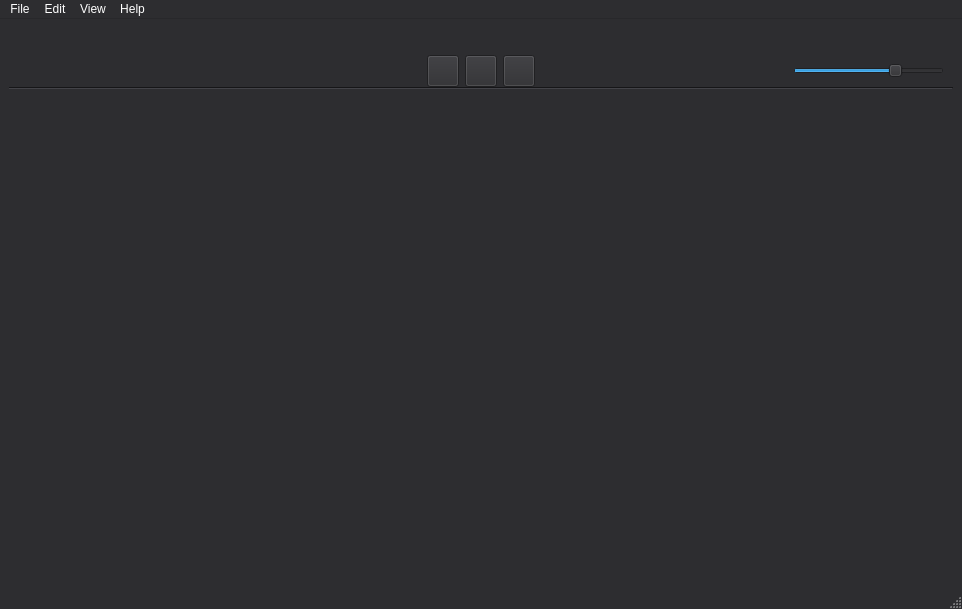
<?xml version="1.0" encoding="UTF-8"?>
<ui version="4.0">
 <class>MainWindow</class>
 <widget class="QMainWindow" name="MainWindow">
  <property name="geometry">
   <rect>
    <x>0</x>
    <y>0</y>
    <width>962</width>
    <height>609</height>
   </rect>
  </property>
  <property name="palette">
   <palette>
    <active>
     <colorrole role="WindowText">
      <brush brushstyle="SolidPattern">
       <color alpha="255">
        <red>255</red>
        <green>255</green>
        <blue>255</blue>
       </color>
      </brush>
     </colorrole>
     <colorrole role="Button">
      <brush brushstyle="SolidPattern">
       <color alpha="255">
        <red>45</red>
        <green>45</green>
        <blue>48</blue>
       </color>
      </brush>
     </colorrole>
     <colorrole role="Light">
      <brush brushstyle="SolidPattern">
       <color alpha="255">
        <red>67</red>
        <green>67</green>
        <blue>72</blue>
       </color>
      </brush>
     </colorrole>
     <colorrole role="Midlight">
      <brush brushstyle="SolidPattern">
       <color alpha="255">
        <red>56</red>
        <green>56</green>
        <blue>60</blue>
       </color>
      </brush>
     </colorrole>
     <colorrole role="Dark">
      <brush brushstyle="SolidPattern">
       <color alpha="255">
        <red>22</red>
        <green>22</green>
        <blue>24</blue>
       </color>
      </brush>
     </colorrole>
     <colorrole role="Mid">
      <brush brushstyle="SolidPattern">
       <color alpha="255">
        <red>30</red>
        <green>30</green>
        <blue>32</blue>
       </color>
      </brush>
     </colorrole>
     <colorrole role="Text">
      <brush brushstyle="SolidPattern">
       <color alpha="255">
        <red>255</red>
        <green>255</green>
        <blue>255</blue>
       </color>
      </brush>
     </colorrole>
     <colorrole role="BrightText">
      <brush brushstyle="SolidPattern">
       <color alpha="255">
        <red>255</red>
        <green>255</green>
        <blue>255</blue>
       </color>
      </brush>
     </colorrole>
     <colorrole role="ButtonText">
      <brush brushstyle="SolidPattern">
       <color alpha="255">
        <red>255</red>
        <green>255</green>
        <blue>255</blue>
       </color>
      </brush>
     </colorrole>
     <colorrole role="Base">
      <brush brushstyle="SolidPattern">
       <color alpha="255">
        <red>0</red>
        <green>0</green>
        <blue>0</blue>
       </color>
      </brush>
     </colorrole>
     <colorrole role="Window">
      <brush brushstyle="SolidPattern">
       <color alpha="255">
        <red>45</red>
        <green>45</green>
        <blue>48</blue>
       </color>
      </brush>
     </colorrole>
     <colorrole role="Shadow">
      <brush brushstyle="SolidPattern">
       <color alpha="255">
        <red>0</red>
        <green>0</green>
        <blue>0</blue>
       </color>
      </brush>
     </colorrole>
     <colorrole role="AlternateBase">
      <brush brushstyle="SolidPattern">
       <color alpha="255">
        <red>22</red>
        <green>22</green>
        <blue>24</blue>
       </color>
      </brush>
     </colorrole>
     <colorrole role="ToolTipBase">
      <brush brushstyle="SolidPattern">
       <color alpha="255">
        <red>255</red>
        <green>255</green>
        <blue>220</blue>
       </color>
      </brush>
     </colorrole>
     <colorrole role="ToolTipText">
      <brush brushstyle="SolidPattern">
       <color alpha="255">
        <red>0</red>
        <green>0</green>
        <blue>0</blue>
       </color>
      </brush>
     </colorrole>
    </active>
    <inactive>
     <colorrole role="WindowText">
      <brush brushstyle="SolidPattern">
       <color alpha="255">
        <red>255</red>
        <green>255</green>
        <blue>255</blue>
       </color>
      </brush>
     </colorrole>
     <colorrole role="Button">
      <brush brushstyle="SolidPattern">
       <color alpha="255">
        <red>45</red>
        <green>45</green>
        <blue>48</blue>
       </color>
      </brush>
     </colorrole>
     <colorrole role="Light">
      <brush brushstyle="SolidPattern">
       <color alpha="255">
        <red>67</red>
        <green>67</green>
        <blue>72</blue>
       </color>
      </brush>
     </colorrole>
     <colorrole role="Midlight">
      <brush brushstyle="SolidPattern">
       <color alpha="255">
        <red>56</red>
        <green>56</green>
        <blue>60</blue>
       </color>
      </brush>
     </colorrole>
     <colorrole role="Dark">
      <brush brushstyle="SolidPattern">
       <color alpha="255">
        <red>22</red>
        <green>22</green>
        <blue>24</blue>
       </color>
      </brush>
     </colorrole>
     <colorrole role="Mid">
      <brush brushstyle="SolidPattern">
       <color alpha="255">
        <red>30</red>
        <green>30</green>
        <blue>32</blue>
       </color>
      </brush>
     </colorrole>
     <colorrole role="Text">
      <brush brushstyle="SolidPattern">
       <color alpha="255">
        <red>255</red>
        <green>255</green>
        <blue>255</blue>
       </color>
      </brush>
     </colorrole>
     <colorrole role="BrightText">
      <brush brushstyle="SolidPattern">
       <color alpha="255">
        <red>255</red>
        <green>255</green>
        <blue>255</blue>
       </color>
      </brush>
     </colorrole>
     <colorrole role="ButtonText">
      <brush brushstyle="SolidPattern">
       <color alpha="255">
        <red>255</red>
        <green>255</green>
        <blue>255</blue>
       </color>
      </brush>
     </colorrole>
     <colorrole role="Base">
      <brush brushstyle="SolidPattern">
       <color alpha="255">
        <red>0</red>
        <green>0</green>
        <blue>0</blue>
       </color>
      </brush>
     </colorrole>
     <colorrole role="Window">
      <brush brushstyle="SolidPattern">
       <color alpha="255">
        <red>45</red>
        <green>45</green>
        <blue>48</blue>
       </color>
      </brush>
     </colorrole>
     <colorrole role="Shadow">
      <brush brushstyle="SolidPattern">
       <color alpha="255">
        <red>0</red>
        <green>0</green>
        <blue>0</blue>
       </color>
      </brush>
     </colorrole>
     <colorrole role="AlternateBase">
      <brush brushstyle="SolidPattern">
       <color alpha="255">
        <red>22</red>
        <green>22</green>
        <blue>24</blue>
       </color>
      </brush>
     </colorrole>
     <colorrole role="ToolTipBase">
      <brush brushstyle="SolidPattern">
       <color alpha="255">
        <red>255</red>
        <green>255</green>
        <blue>220</blue>
       </color>
      </brush>
     </colorrole>
     <colorrole role="ToolTipText">
      <brush brushstyle="SolidPattern">
       <color alpha="255">
        <red>0</red>
        <green>0</green>
        <blue>0</blue>
       </color>
      </brush>
     </colorrole>
    </inactive>
    <disabled>
     <colorrole role="WindowText">
      <brush brushstyle="SolidPattern">
       <color alpha="255">
        <red>22</red>
        <green>22</green>
        <blue>24</blue>
       </color>
      </brush>
     </colorrole>
     <colorrole role="Button">
      <brush brushstyle="SolidPattern">
       <color alpha="255">
        <red>45</red>
        <green>45</green>
        <blue>48</blue>
       </color>
      </brush>
     </colorrole>
     <colorrole role="Light">
      <brush brushstyle="SolidPattern">
       <color alpha="255">
        <red>67</red>
        <green>67</green>
        <blue>72</blue>
       </color>
      </brush>
     </colorrole>
     <colorrole role="Midlight">
      <brush brushstyle="SolidPattern">
       <color alpha="255">
        <red>56</red>
        <green>56</green>
        <blue>60</blue>
       </color>
      </brush>
     </colorrole>
     <colorrole role="Dark">
      <brush brushstyle="SolidPattern">
       <color alpha="255">
        <red>22</red>
        <green>22</green>
        <blue>24</blue>
       </color>
      </brush>
     </colorrole>
     <colorrole role="Mid">
      <brush brushstyle="SolidPattern">
       <color alpha="255">
        <red>30</red>
        <green>30</green>
        <blue>32</blue>
       </color>
      </brush>
     </colorrole>
     <colorrole role="Text">
      <brush brushstyle="SolidPattern">
       <color alpha="255">
        <red>22</red>
        <green>22</green>
        <blue>24</blue>
       </color>
      </brush>
     </colorrole>
     <colorrole role="BrightText">
      <brush brushstyle="SolidPattern">
       <color alpha="255">
        <red>255</red>
        <green>255</green>
        <blue>255</blue>
       </color>
      </brush>
     </colorrole>
     <colorrole role="ButtonText">
      <brush brushstyle="SolidPattern">
       <color alpha="255">
        <red>22</red>
        <green>22</green>
        <blue>24</blue>
       </color>
      </brush>
     </colorrole>
     <colorrole role="Base">
      <brush brushstyle="SolidPattern">
       <color alpha="255">
        <red>45</red>
        <green>45</green>
        <blue>48</blue>
       </color>
      </brush>
     </colorrole>
     <colorrole role="Window">
      <brush brushstyle="SolidPattern">
       <color alpha="255">
        <red>45</red>
        <green>45</green>
        <blue>48</blue>
       </color>
      </brush>
     </colorrole>
     <colorrole role="Shadow">
      <brush brushstyle="SolidPattern">
       <color alpha="255">
        <red>0</red>
        <green>0</green>
        <blue>0</blue>
       </color>
      </brush>
     </colorrole>
     <colorrole role="AlternateBase">
      <brush brushstyle="SolidPattern">
       <color alpha="255">
        <red>45</red>
        <green>45</green>
        <blue>48</blue>
       </color>
      </brush>
     </colorrole>
     <colorrole role="ToolTipBase">
      <brush brushstyle="SolidPattern">
       <color alpha="255">
        <red>255</red>
        <green>255</green>
        <blue>220</blue>
       </color>
      </brush>
     </colorrole>
     <colorrole role="ToolTipText">
      <brush brushstyle="SolidPattern">
       <color alpha="255">
        <red>0</red>
        <green>0</green>
        <blue>0</blue>
       </color>
      </brush>
     </colorrole>
    </disabled>
   </palette>
  </property>
  <property name="windowTitle">
   <string>PGTA Composer</string>
  </property>
  <property name="autoFillBackground">
   <bool>true</bool>
  </property>
  <property name="tabShape">
   <enum>QTabWidget::Rounded</enum>
  </property>
  <property name="dockNestingEnabled">
   <bool>false</bool>
  </property>
  <property name="dockOptions">
   <set>QMainWindow::AnimatedDocks</set>
  </property>
  <widget class="QWidget" name="centralwidget">
   <property name="sizePolicy">
    <sizepolicy hsizetype="Expanding" vsizetype="Expanding">
     <horstretch>0</horstretch>
     <verstretch>0</verstretch>
    </sizepolicy>
   </property>
   <layout class="QHBoxLayout" name="horizontalLayout_2">
    <property name="topMargin">
     <number>5</number>
    </property>
    <item>
     <widget class="QWidget" name="widget_5" native="true">
      <layout class="QHBoxLayout" name="horizontalLayout">
       <item>
        <spacer name="horizontalSpacer_3">
         <property name="orientation">
          <enum>Qt::Horizontal</enum>
         </property>
         <property name="sizeHint" stdset="0">
          <size>
           <width>40</width>
           <height>20</height>
          </size>
         </property>
        </spacer>
       </item>
       <item>
        <widget class="QLabel" name="label">
         <property name="text">
          <string/>
         </property>
         <property name="pixmap">
          <pixmap resource="../icons.qrc">:/icons/icon.icns</pixmap>
         </property>
        </widget>
       </item>
       <item>
        <spacer name="horizontalSpacer_4">
         <property name="orientation">
          <enum>Qt::Horizontal</enum>
         </property>
         <property name="sizeHint" stdset="0">
          <size>
           <width>40</width>
           <height>20</height>
          </size>
         </property>
        </spacer>
       </item>
      </layout>
     </widget>
    </item>
   </layout>
  </widget>
  <widget class="QMenuBar" name="menubar">
   <property name="geometry">
    <rect>
     <x>0</x>
     <y>0</y>
     <width>962</width>
     <height>22</height>
    </rect>
   </property>
   <widget class="QMenu" name="menuFile">
    <property name="title">
     <string>File</string>
    </property>
    <addaction name="actionNew"/>
    <addaction name="actionOpen"/>
    <addaction name="actionSave"/>
   </widget>
   <widget class="QMenu" name="menuHelp">
    <property name="title">
     <string>Help</string>
    </property>
    <addaction name="actionAbout_2"/>
   </widget>
   <widget class="QMenu" name="menuEdit">
    <property name="title">
     <string>Edit</string>
    </property>
    <addaction name="insertSampleAction"/>
    <addaction name="insertGroupAction"/>
    <addaction name="removeTrackItemAction"/>
   </widget>
   <widget class="QMenu" name="menuView">
    <property name="title">
     <string>View</string>
    </property>
    <addaction name="viewFullModelAction"/>
   </widget>
   <addaction name="menuFile"/>
   <addaction name="menuEdit"/>
   <addaction name="menuView"/>
   <addaction name="menuHelp"/>
  </widget>
  <widget class="QDockWidget" name="TopPanel">
   <property name="sizePolicy">
    <sizepolicy hsizetype="Expanding" vsizetype="Fixed">
     <horstretch>0</horstretch>
     <verstretch>0</verstretch>
    </sizepolicy>
   </property>
   <property name="minimumSize">
    <size>
     <width>595</width>
     <height>80</height>
    </size>
   </property>
   <property name="maximumSize">
    <size>
     <width>524287</width>
     <height>80</height>
    </size>
   </property>
   <property name="features">
    <set>QDockWidget::NoDockWidgetFeatures</set>
   </property>
   <property name="allowedAreas">
    <set>Qt::TopDockWidgetArea</set>
   </property>
   <property name="windowTitle">
    <string notr="true"/>
   </property>
   <attribute name="dockWidgetArea">
    <number>4</number>
   </attribute>
   <widget class="QWidget" name="dockWidgetContents_6">
    <layout class="QVBoxLayout" name="verticalLayout_4">
     <property name="topMargin">
      <number>0</number>
     </property>
     <item>
      <widget class="QWidget" name="widget_4" native="true">
       <property name="minimumSize">
        <size>
         <width>0</width>
         <height>70</height>
        </size>
       </property>
       <property name="maximumSize">
        <size>
         <width>16777215</width>
         <height>70</height>
        </size>
       </property>
       <layout class="QHBoxLayout" name="horizontalLayout_10">
        <property name="topMargin">
         <number>5</number>
        </property>
        <item>
         <widget class="QLabel" name="label_3">
          <property name="sizePolicy">
           <sizepolicy hsizetype="Preferred" vsizetype="Preferred">
            <horstretch>0</horstretch>
            <verstretch>0</verstretch>
           </sizepolicy>
          </property>
          <property name="minimumSize">
           <size>
            <width>151</width>
            <height>64</height>
           </size>
          </property>
          <property name="maximumSize">
           <size>
            <width>151</width>
            <height>64</height>
           </size>
          </property>
          <property name="text">
           <string/>
          </property>
          <property name="pixmap">
           <pixmap resource="../images.qrc">:/img/banner.png</pixmap>
          </property>
          <property name="scaledContents">
           <bool>false</bool>
          </property>
         </widget>
        </item>
        <item>
         <spacer name="horizontalSpacer_2">
          <property name="orientation">
           <enum>Qt::Horizontal</enum>
          </property>
          <property name="sizeHint" stdset="0">
           <size>
            <width>30</width>
            <height>20</height>
           </size>
          </property>
         </spacer>
        </item>
        <item>
         <widget class="QToolButton" name="PlayButton">
          <property name="minimumSize">
           <size>
            <width>32</width>
            <height>32</height>
           </size>
          </property>
          <property name="maximumSize">
           <size>
            <width>32</width>
            <height>32</height>
           </size>
          </property>
          <property name="text">
           <string/>
          </property>
          <property name="icon">
           <iconset resource="../images.qrc">
            <normaloff>:/img/play_64x64.png</normaloff>:/img/play_64x64.png</iconset>
          </property>
          <property name="iconSize">
           <size>
            <width>24</width>
            <height>24</height>
           </size>
          </property>
         </widget>
        </item>
        <item>
         <widget class="QToolButton" name="PauseButton">
          <property name="minimumSize">
           <size>
            <width>32</width>
            <height>32</height>
           </size>
          </property>
          <property name="maximumSize">
           <size>
            <width>32</width>
            <height>32</height>
           </size>
          </property>
          <property name="text">
           <string/>
          </property>
          <property name="icon">
           <iconset resource="../images.qrc">
            <normaloff>:/img/pause_64x64.png</normaloff>:/img/pause_64x64.png</iconset>
          </property>
          <property name="iconSize">
           <size>
            <width>24</width>
            <height>24</height>
           </size>
          </property>
         </widget>
        </item>
        <item>
         <widget class="QToolButton" name="StopButton">
          <property name="minimumSize">
           <size>
            <width>32</width>
            <height>32</height>
           </size>
          </property>
          <property name="maximumSize">
           <size>
            <width>32</width>
            <height>32</height>
           </size>
          </property>
          <property name="text">
           <string/>
          </property>
          <property name="icon">
           <iconset resource="../images.qrc">
            <normaloff>:/img/stop_64x64.png</normaloff>:/img/stop_64x64.png</iconset>
          </property>
          <property name="iconSize">
           <size>
            <width>24</width>
            <height>24</height>
           </size>
          </property>
         </widget>
        </item>
        <item>
         <spacer name="horizontalSpacer">
          <property name="orientation">
           <enum>Qt::Horizontal</enum>
          </property>
          <property name="sizeHint" stdset="0">
           <size>
            <width>113</width>
            <height>20</height>
           </size>
          </property>
         </spacer>
        </item>
        <item>
         <widget class="QSlider" name="VolumeSlider">
          <property name="sizePolicy">
           <sizepolicy hsizetype="Fixed" vsizetype="Fixed">
            <horstretch>0</horstretch>
            <verstretch>0</verstretch>
           </sizepolicy>
          </property>
          <property name="minimumSize">
           <size>
            <width>151</width>
            <height>0</height>
           </size>
          </property>
          <property name="maximumSize">
           <size>
            <width>151</width>
            <height>16777215</height>
           </size>
          </property>
          <property name="maximum">
           <number>100</number>
          </property>
          <property name="value">
           <number>70</number>
          </property>
          <property name="orientation">
           <enum>Qt::Horizontal</enum>
          </property>
         </widget>
        </item>
       </layout>
      </widget>
     </item>
     <item>
      <widget class="Line" name="line">
       <property name="orientation">
        <enum>Qt::Horizontal</enum>
       </property>
      </widget>
     </item>
    </layout>
   </widget>
  </widget>
  <widget class="QStatusBar" name="statusBar"/>
  <action name="actionOpen">
   <property name="text">
    <string>Open Track</string>
   </property>
   <property name="shortcut">
    <string>Ctrl+O</string>
   </property>
  </action>
  <action name="actionAbout">
   <property name="text">
    <string>About</string>
   </property>
  </action>
  <action name="actionNew">
   <property name="text">
    <string>New Track</string>
   </property>
   <property name="shortcut">
    <string>Ctrl+N</string>
   </property>
  </action>
  <action name="actionAbout_2">
   <property name="text">
    <string>About PGTA Composer</string>
   </property>
  </action>
  <action name="actionSave">
   <property name="text">
    <string>Save Track</string>
   </property>
   <property name="shortcut">
    <string>Ctrl+S</string>
   </property>
  </action>
  <action name="insertSampleAction">
   <property name="text">
    <string>Insert Sample</string>
   </property>
   <property name="shortcut">
    <string>Ctrl+I</string>
   </property>
  </action>
  <action name="insertGroupAction">
   <property name="text">
    <string>Insert Group</string>
   </property>
   <property name="shortcut">
    <string>Ctrl+G</string>
   </property>
  </action>
  <action name="removeTrackItemAction">
   <property name="text">
    <string>Remove Track Item</string>
   </property>
   <property name="shortcut">
    <string>Ctrl+R</string>
   </property>
  </action>
  <action name="toggleRightPanelAction">
   <property name="text">
    <string>Hide Right Panel</string>
   </property>
   <property name="shortcut">
    <string>Ctrl+]</string>
   </property>
  </action>
  <action name="toggleLeftPanelAction">
   <property name="text">
    <string>Hide Left Panel</string>
   </property>
   <property name="shortcut">
    <string>Ctrl+[</string>
   </property>
  </action>
  <action name="viewFullModelAction">
   <property name="text">
    <string>View Full Model</string>
   </property>
  </action>
 </widget>
 <resources>
  <include location="../icons.qrc"/>
  <include location="../images.qrc"/>
 </resources>
 <connections/>
</ui>
